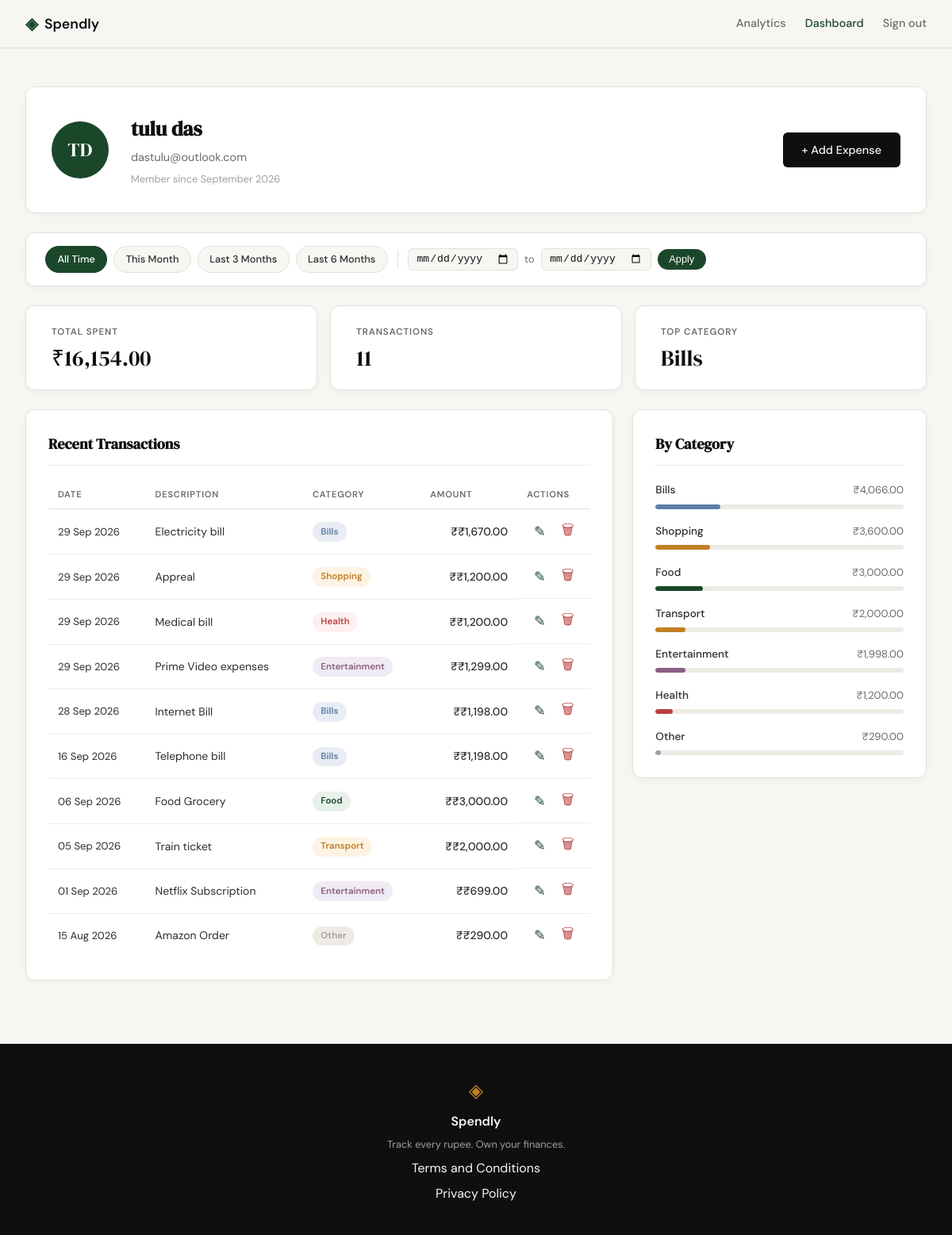
Screenshot of /profile (signed in) with the database file from the repository.
### tables this page shows
CREATE TABLE users (
            id            INTEGER PRIMARY KEY AUTOINCREMENT,
            name          TEXT    NOT NULL,
            email         TEXT    UNIQUE NOT NULL,
            password_hash TEXT    NOT NULL,
            created_at    TEXT    DEFAULT (datetime('now'))
        );

CREATE TABLE expenses (
            id          INTEGER PRIMARY KEY AUTOINCREMENT,
            user_id     INTEGER NOT NULL REFERENCES users(id),
            amount      REAL    NOT NULL,
            category    TEXT    NOT NULL,
            date        TEXT    NOT NULL,
            description TEXT,
            created_at  TEXT    DEFAULT (datetime('now'))
        );

### app.py (the view)
@app.route("/profile")
def profile():
    if not session.get("user_id"):
        return redirect(url_for("login"))
    uid = session["user_id"]
    today = date.today()
    date_from = _parse_date(request.args.get("date_from"))
    date_to = _parse_date(request.args.get("date_to"))
    if date_from and date_to and date_from > date_to:
        flash("Start date must be before end date.", "error")
        date_from = date_to = None
    today_str = today.isoformat()
    this_month_from = today.replace(day=1).isoformat()
    this_month_to = today.replace(
        day=calendar.monthrange(today.year, today.month)[1]
    ).isoformat()
    presets = {
        "this_month": {"date_from": this_month_from, "date_to": this_month_to},
        "last_3": {"date_from": _months_ago(today, 3), "date_to": today_str},
        "last_6": {"date_from": _months_ago(today, 6), "date_to": today_str},
    }
    return render_template(
        "profile.html",
        user=get_user_by_id(uid),
        stats=get_summary_stats(uid, date_from=date_from, date_to=date_to),
        expenses=get_recent_transactions(uid, date_from=date_from, date_to=date_to),
        categories=get_category_breakdown(uid, date_from=date_from, date_to=date_to),
        date_from=date_from,
        date_to=date_to,
        presets=presets,
    )

### app.py (called while the page is built)
def _parse_date(val):
    try:
        datetime.strptime(val, "%Y-%m-%d")
        return val
    except (ValueError, TypeError):
        return None

def _months_ago(today, n):
    m, y = today.month - n, today.year
    while m <= 0:
        m += 12
        y -= 1
    return date(y, m, 1).isoformat()

### database/db.py (called while the page is built)
def get_db():
    conn = sqlite3.connect(DB_PATH)
    conn.row_factory = sqlite3.Row
    conn.execute("PRAGMA foreign_keys = ON")
    return conn

### database/queries.py (called while the page is built)
def _build_date_filter(date_from, date_to):
    if date_from and date_to:
        return "AND date BETWEEN ? AND ?", [date_from, date_to]
    return "", []

def get_user_by_id(user_id):
    conn = get_db()
    row = conn.execute(
        "SELECT id, name, email, created_at FROM users WHERE id = ?",
        (user_id,),
    ).fetchone()
    conn.close()
    if row is None:
        return None
    name = row["name"]
    initials = "".join(w[0].upper() for w in name.split() if w)
    member_since = datetime.strptime(row["created_at"], "%Y-%m-%d %H:%M:%S").strftime(
        "%B %Y"
    )
    return {
        "name": name,
        "email": row["email"],
        "initials": initials,
        "member_since": member_since,
    }

def get_recent_transactions(user_id, limit=10, date_from=None, date_to=None):
    date_clause, date_params = _build_date_filter(date_from, date_to)
    params = [user_id] + date_params + [limit]
    conn = get_db()
    rows = conn.execute(
        "SELECT id, date, description, category, amount "
        "FROM expenses "
        "WHERE user_id = ? " + date_clause + " ORDER BY date DESC, id DESC "
        "LIMIT ?",
        params,
    ).fetchall()
    conn.close()
    return [
        {
            "id": row["id"],
            "date": datetime.strptime(row["date"], "%Y-%m-%d").strftime("%d %b %Y"),
            "description": row["description"],
            "category": row["category"],
            "amount": f"₹{row['amount']:,.2f}",
        }
        for row in rows
    ]

### templates/profile.html (shortened to what this page needs)
{% extends "base.html" %}
{% block head %}
<link rel="stylesheet" href="{{ url_for('static', filename='css/profile.css') }}">
{% endblock %}
{% block content %}
<div class="profile-page">
    <div class="profile-inner">
        <div class="profile-header-card">
            <div class="profile-avatar">{{ user.initials }}</div>
            <div class="profile-info">
                <h1 class="profile-name">{{ user.name }}</h1>
                <p class="profile-email">{{ user.email }}</p>
                <p class="profile-since">Member since {{ user.member_since }}</p>
            </div>
            <a href="{{ url_for('add_expense') }}" class="btn-primary profile-add-btn">+ Add Expense</a>
        </div>
        <div class="filter-bar">
            <div class="filter-presets">
                <a href="{{ url_for('profile') }}"
                   class="filter-preset-btn{% if not date_from and not date_to %} filter-preset-btn--active{% endif %}">
                    All Time
                </a>
                <a href="{{ url_for('profile', date_from=presets.this_month.date_from, date_to=presets.this_month.date_to) }}"
                   class="filter-preset-btn{% if date_from == presets.this_month.date_from and date_to == presets.this_month.date_to %} filter-preset-btn--active{% endif %}">
                    This Month
                </a>
                <a href="{{ url_for('profile', date_from=presets.last_3.date_from, date_to=presets.last_3.date_to) }}"
                   class="filter-preset-btn{% if date_from == presets.last_3.date_from and date_to == presets.last_3.date_to %} filter-preset-btn--active{% endif %}">
                    Last 3 Months
                </a>
                <a href="{{ url_for('profile', date_from=presets.last_6.date_from, date_to=presets.last_6.date_to) }}"
                   class="filter-preset-btn{% if date_from == presets.last_6.date_from and date_to == presets.last_6.date_to %} filter-preset-btn--active{% endif %}">
                    Last 6 Months
                </a>
            </div>
            <form class="filter-form" method="GET" action="{{ url_for('profile') }}">
                <input type="date" name="date_from" class="filter-date-input"
                       value="{{ date_from or '' }}">
                <span class="filter-to-label">to</span>
                <input type="date" name="date_to" class="filter-date-input"
                       value="{{ date_to or '' }}">
                <button type="submit" class="filter-apply-btn">Apply</button>
            </form>
        </div>
        <div class="profile-stats">
            <div class="stat-card">
                <span class="stat-label">Total Spent</span>
                <span class="stat-value">₹{{ stats.total }}</span>
            </div>
            <div class="stat-card">
                <span class="stat-label">Transactions</span>
                <span class="stat-value">{{ stats.count }}</span>
            </div>
            <div class="stat-card">
                <span class="stat-label">Top Category</span>
                <span class="stat-value">{{ stats.top_category }}</span>
            </div>
        </div>
        <div class="profile-grid">
            <div class="profile-section">
                <div class="section-title-row">
                    <h2 class="section-title">Recent Transactions</h2>
                </div>
                <div class="tx-table-wrapper">
                    <table class="tx-table">
                        <thead>
                            <tr>
                                <th>Date</th>
                                <th>Description</th>
                                <th>Category</th>
                                <th class="tx-amount-col">Amount</th>
                                <th>Actions</th>
                            </tr>
                        </thead>
                        <tbody>
                            {% for tx in expenses %}
                            <tr>
                                <td class="tx-date">{{ tx.date }}</td>
                                <td class="tx-desc">{{ tx.description }}</td>
                                <td>
                                    <span class="cat-badge cat-badge--{{ tx.category | lower }}">
                                        {{ tx.category }}
                                    </span>
                                </td>
                                <td class="tx-amount">₹{{ tx.amount }}</td>
                                <td class="tx-actions">
                                    <a href="{{ url_for('edit_expense', id=tx.id) }}" class="tx-edit-link" title="Edit">✎</a>
                                    <form method="POST" action="{{ url_for('delete_expense', id=tx.id) }}"
                                          style="display:inline"
                                          onsubmit="return confirm('Delete this expense?')">
                                        <button type="submit" class="btn-delete" title="Delete">🗑</button>
                                    </form>
                                </td>
                            </tr>
                            {% endfor %}
                        </tbody>
                    </table>
                </div>
            </div>
            <div class="profile-section">
                <h2 class="section-title">By Category</h2>
                <div class="category-list">
                    {% for cat in categories %}
                    <div class="cat-row">
                        <div class="cat-row-header">
                            <span class="cat-row-name">{{ cat.name }}</span>
                            <span class="cat-row-amount">₹{{ cat.amount }}</span>
                        </div>
                        <div class="cat-bar-track">
                            <div class="cat-bar cat-bar--{{ cat.name | lower }}"
                                 style="width: {{ cat.percent }}%"></div>
                        </div>
                    </div>
                    {% endfor %}
                </div>
            </div>
        </div>
    </div>
</div>
{% endblock %}

### templates/base.html (shortened to what this page needs)
<!DOCTYPE html>
<html lang="en">
<head>
    <link rel="stylesheet" href="{{ url_for('static', filename='css/style.css') }}">
    {% block head %}{% endblock %}
</head>
<body>
    <nav class="navbar">
        <div class="nav-inner">
            <a href="{{ url_for('landing') }}" class="nav-brand">
                <span class="brand-icon">◈</span>
                <span class="brand-name">Spendly</span>
            </a>
            <div class="nav-links">
                {% if session.user_id %}
                <a href="{{ url_for('analytics') }}" class="{{ 'nav-link-active' if request.endpoint == 'analytics' else '' }}">Analytics</a>
                <a href="{{ url_for('profile') }}" class="{{ 'nav-link-active' if request.endpoint == 'profile' else '' }}">Dashboard</a>
                <a href="{{ url_for('logout') }}">Sign out</a>
                {% else %}
                <a href="{{ url_for('login') }}">Sign in</a>
                <a href="{{ url_for('register') }}" class="nav-cta">Get started</a>
                {% endif %}
            </div>
        </div>
    </nav>
    <main class="main-content">
        {% block content %}{% endblock %}
    </main>
    <footer class="footer">
        <div class="footer-inner">
            <span class="brand-icon">◈</span>
            <span class="footer-name">Spendly</span>
            <p class="footer-copy">Track every rupee. Own your finances.</p>
            <a href="/terms">Terms and Conditions</a>
            <a href="/privacy">Privacy Policy</a>
        </div>
    </footer>
</body>
</html>

### static/css/style.css (style rules this page uses)
:root { --ink: #0f0f0f; --ink-soft: #2d2d2d; --ink-muted: #6b6b6b; --ink-faint: #a0a0a0; --paper: #f7f6f3; --paper-warm: #f0ede6; --paper-card: #ffffff; --accent: #1a472a; --accent-light: #e8f0eb; --accent-2: #c17f24; --accent-2-light: #fdf3e3; --danger: #c0392b; --danger-light: #fdecea; --border: #e4e1da; --border-soft: #eeebe4; --font-display: 'DM Serif Display', Georgia, serif; --font-body: 'DM Sans', system-ui, sans-serif; --max-width: 1200px; --auth-width: 440px; --radius-sm: 6px; --radius-md: 12px; --radius-lg: 20px; }
*, *::before, *::after { box-sizing: border-box; margin: 0; padding: 0; }
html { font-size: 16px; scroll-behavior: smooth; }
body { background: var(--paper); color: var(--ink); font-family: var(--font-body); font-size: 1rem; line-height: 1.6; -webkit-font-smoothing: antialiased; }
a { color: inherit; text-decoration: none; }
.navbar { position: sticky; top: 0; z-index: 100; background: var(--paper); border-bottom: 1px solid var(--border); padding: 0 2rem; }
.nav-inner { max-width: var(--max-width); margin: 0 auto; height: 60px; display: flex; align-items: center; justify-content: space-between; }
.nav-brand { display: flex; align-items: center; gap: 0.5rem; font-family: var(--font-body); font-weight: 600; font-size: 1.1rem; color: var(--ink); }
.brand-icon { color: var(--accent); font-size: 1.3rem; }
.brand-name { color: var(--ink); }
.nav-links { display: flex; align-items: center; gap: 1.5rem; font-size: 0.9rem; font-weight: 500; }
.nav-links a { color: var(--ink-muted); transition: color 0.2s; }
.nav-link-active { color: var(--accent) !important; font-weight: 500; }
.main-content { min-height: calc(100vh - 60px - 100px); }
.btn-primary { display: inline-block; background: var(--ink); color: var(--paper); padding: 0.65rem 1.5rem; border-radius: var(--radius-sm); font-family: var(--font-body); font-size: 0.9rem; font-weight: 500; cursor: pointer; border: none; transition: background 0.2s; text-decoration: none; }
.btn-delete { display: inline-block; background: transparent; color: var(--danger); border: 1px solid var(--danger); padding: 0.35rem 0.75rem; border-radius: var(--radius-sm); font-family: var(--font-body); font-size: 0.85rem; font-weight: 500; cursor: pointer; margin-left: 0.5rem; transition: background 0.2s; }
.footer { background: var(--ink); color: var(--paper); padding: 2.5rem 2rem; text-align: center; }
.footer-inner { display: flex; flex-direction: column; align-items: center; gap: 0.4rem; }
.footer .brand-icon { color: var(--accent-2); font-size: 1.5rem; }
.footer-name { font-weight: 600; font-size: 1rem; }
.footer-copy { font-size: 0.8rem; color: var(--ink-faint); }

### rows the page displays
users: name "tulu das", email "dastulu@outlook.com"
expenses: date "29 Sep 2026", description "Electricity bill", category "Bills", amount "₹1,670.00"
expenses: date "29 Sep 2026", description "Appreal", category "Shopping", amount "₹1,200.00"
expenses: date "29 Sep 2026", description "Medical bill", category "Health", amount "₹1,200.00", name "Health", amount "1,200.00", {{ cat.percent }} 7 (drawn)
expenses: date "29 Sep 2026", description "Prime Video expenses", category "Entertainment", amount "₹1,299.00"
expenses: date "28 Sep 2026", description "Internet Bill", category "Bills", amount "₹1,198.00"
expenses: date "16 Sep 2026", description "Telephone bill", category "Bills", amount "₹1,198.00"
expenses: date "06 Sep 2026", description "Food Grocery", category "Food", amount "₹3,000.00", name "Food", amount "3,000.00", {{ cat.percent }} 19 (drawn)
expenses: date "05 Sep 2026", description "Train ticket", category "Transport", amount "₹2,000.00", name "Transport", amount "2,000.00", {{ cat.percent }} 12 (drawn)
expenses: date "01 Sep 2026", description "Netflix Subscription", category "Entertainment", amount "₹699.00"
expenses: date "15 Aug 2026", description "Amazon Order", category "Other", amount "₹290.00", name "Other", amount "290.00", {{ cat.percent }} 2 (drawn)

### other values shown
{{ user.initials }} "TD"
{{ user.member_since }} "September 2026"
{{ stats.total }} "16,154.00"
{{ stats.count }} "11"
{{ stats.top_category }} "Bills"
{{ cat.name }} "Bills" "Shopping" "Entertainment"
{{ cat.amount }} "4,066.00" "3,600.00" "1,998.00"
